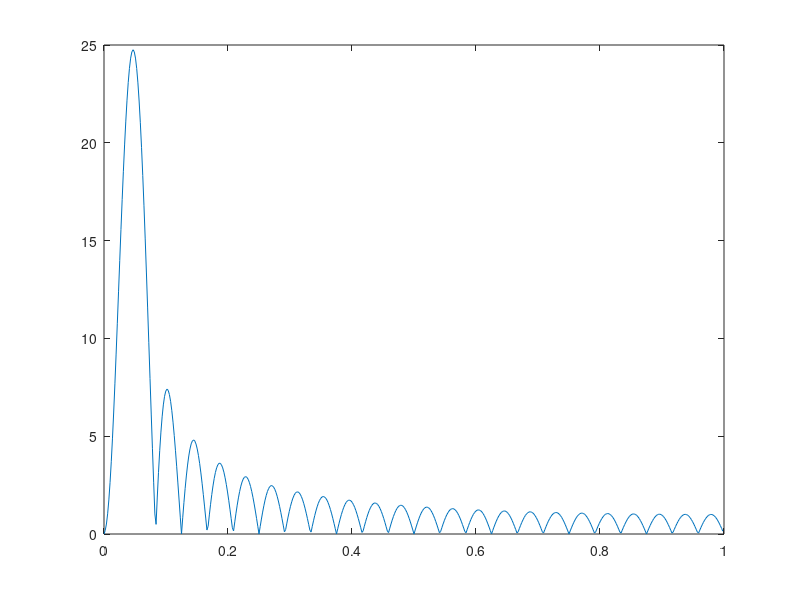

Write MATLAB code to recreate this figure.
constlimit = 48;
index = 1 : constlimit;
coef = cos(2 * pi * index / constlimit);
[h, w] = freqz(coef);
arraylength = length(w);

plot(w / pi, abs(h));
